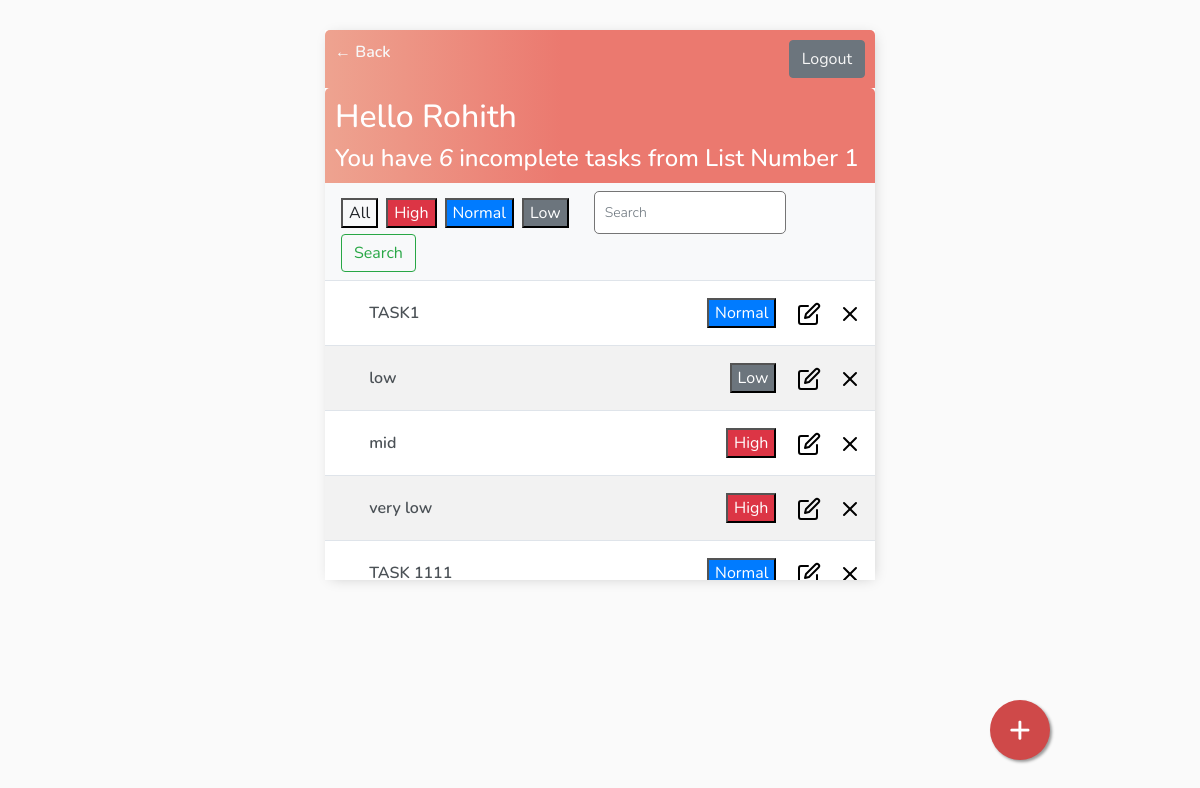
The page /lists/10/tasks/ (signed in) on the database as committed earlier.
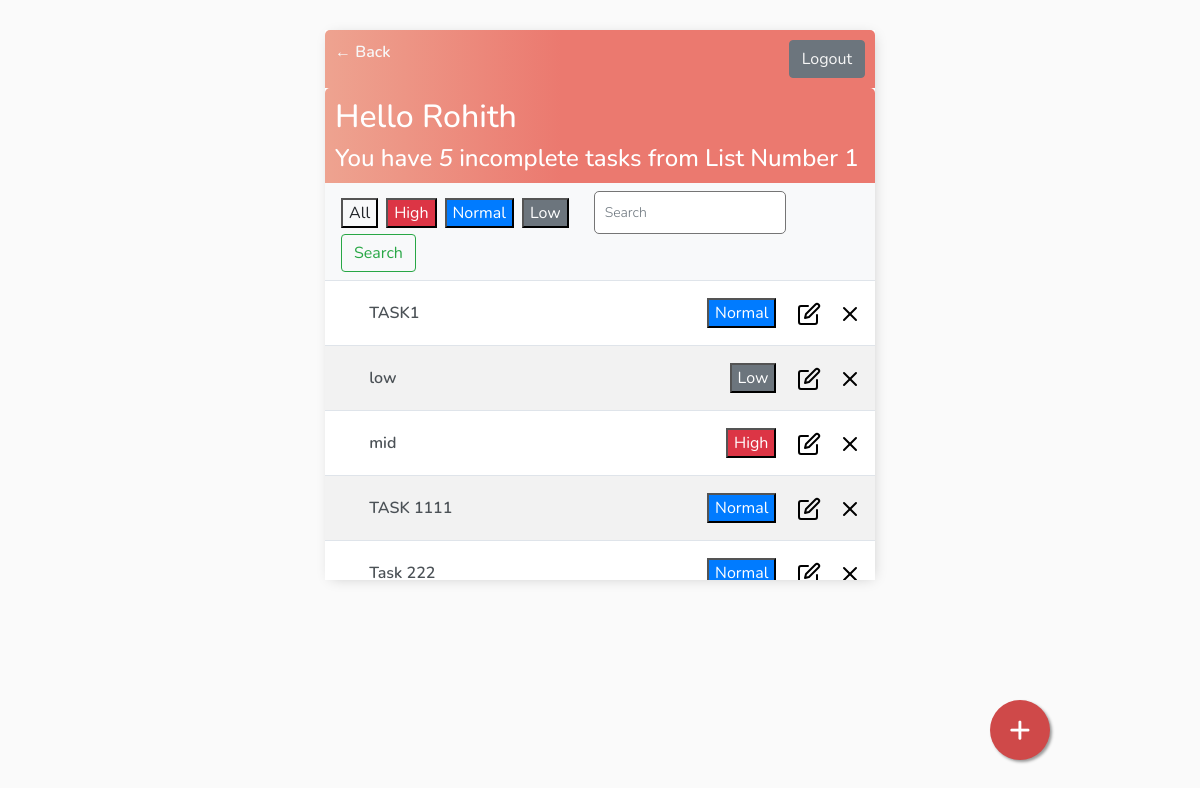
The same page on the database as committed later.
### base/models.py (models this page shows)
class AbstractModel(models.Model):
    created_on = models.DateTimeField(auto_now_add=True)
    deleted_on = models.DateTimeField(null=True, blank=True)
    updated_on = models.DateTimeField(auto_now=True)
    created_by = models.ForeignKey(User, on_delete=models.CASCADE, null=True, blank=True, related_name='%(class)s_requests_created')
    updated_by = models.ForeignKey(User, on_delete=models.CASCADE, null=True, blank=True, related_name='%(class)s_requests_updated')
    deleted_by = models.ForeignKey(User, on_delete=models.CASCADE, null=True, blank=True, related_name='%(class)s_requests_deleted')
    class Meta:
        abstract = True

class List(AbstractModel):
    title = models.CharField(max_length=200)
    description = models.TextField(default='', blank=True)
    def __str__(self):
        return self.title

class Task(AbstractModel):
    title = models.CharField(max_length=200)
    description = models.TextField(default='', blank=True)
    complete = models.BooleanField(default=False)
    Priority = models.CharField(max_length=9, choices=Priority_CHOICES, default='Normal')
    listno = models.ForeignKey(List, on_delete=models.CASCADE, null=True, blank=True)
    def __str__(self):
        return self.title
    class Meta:
        ordering = ['complete']

### base/views/TaskList.py (the view, shortened to what this page needs)
# urls.py: path('<int:listid>/tasks/', TaskList.as_view(), name='tasks'),
class TaskList(LoginRequiredMixin, ListView):
    model = Task
    context_object_name = 'tasks'
    fields = ['complete']
    def get_context_data(self, **kwargs):
        context = super().get_context_data(**kwargs)
        context['tasks'] = context['tasks'].filter(created_by=self.request.user, listno=self.kwargs['listid'])
        context['count'] = context['tasks'].filter(complete=False).count()
        context['list'] = List.objects.get(id=self.kwargs['listid'])
        context['listname'] = List.objects.get(id=self.kwargs['listid'])
        search_input = self.request.GET.get('search-area') or ''
        if search_input:
            context['tasks'] = context['tasks'].filter(title__startswith=search_input)
        context['search_input'] = search_input
        search_input_Priority = self.request.GET.get('search-area-Priority')
        if search_input_Priority:
            context['tasks'] = context['tasks'].filter(Priority=search_input_Priority)
        context['search_input_Priority'] = search_input_Priority
        return context

### base/templates/base/task_list.html (shortened to what this page needs)
{% extends 'base/main.html' %}
{% block content %}
<div class="header-bar">
    <a href="{% url 'lists' %}">&#8592; Back</a>
    {% if request.user.is_authenticated %}
    <a href="{% url 'logout' %}" class="btn btn-secondary">Logout</a>
    {% else %}
    <a href="{% url 'login' %}" class="btn btn-secondary">Login</a>
    {% endif %}
</div>
<div class="header-bar">
    <div>
        <h2> Hello {{request.user|title}} </h2>
        <h4 style="margin:0">You have <i>{{count}} </i> incomplete tasks from {{listname}}</h4>
    </div>
</div>
<nav class="navbar navbar-light bg-light justify-content-between">
    <form class="form-inline">
        <button class="badge-lg badge-light "  name="search-area-Priority" value="" style='margin-right:8px'> All</button>
        <button class="badge-lg badge-danger" name="search-area-Priority" value="High" style='margin-right:8px'> High</button>
        <button class="badge-lg badge-primary" name="search-area-Priority" value="Normal" style='margin-right:8px'> Normal</button>
        <button class="badge-lg badge-secondary" name="search-area-Priority" value="Low" style='margin-right:8px'> Low</button>
        <a>&nbsp;&nbsp;&nbsp;&nbsp;</a>
        <input class="form-control form-control-sm mr-sm-2" type='text' name='search-area' value="{{search_input}}" placeholder="Search" aria-label="Search">
        <button class="btn btn-outline-success my-2 my-sm-0" type="submit">Search</button>
    </form>
    {% if tasks|length > 0 %}
    <a id="add-link" href="{% url 'task-create' list.id %}" style="text-decoration: none;"> &#x2b;</a>
    {% endif %}
</nav>
<div id="tasklist" class="task-items-wrapper" style="overflow:scroll; height:300px;">
    {% for task in tasks %}
        {% if task.id  %}
        <div class="task-wrapper" data-position="{{task.pk}}">
            <div class="task-title">
                {% if task.complete %}
                <a>&#10003;</a>
                <!-- <form method="POST" action="">
                {% csrf_token %}
                <div class="form-check">
                    <input onchange="this.form.submit()" class="form-check-input" type="checkbox" value="{{task.complete}}" name="task-status" checked>
                </div>
                </form> -->
                <i><s><a title="{{task.description}}" href="{% url 'task-update' listid=list.id pk=task.id %}">{{task}}</a></s></i>
                {% else %}
                <a>&nbsp;</a>
                <a title="{{task.description}}" href="{% url 'task-update' listid=list.id pk=task.id %}">{{task}}</a>
                {% endif %}
            </div>
            <div class="task-controls">
                {% if task.Priority == "High"  %}
                <button class="badge-lg badge-danger">{{task.Priority}}</button>
                {% elif task.Priority == "Normal"  %}
                <button class="badge-lg badge-primary">{{task.Priority}}</button>
                {% elif task.Priority == "Low"  %}
                <button class="badge-lg badge-secondary">{{task.Priority}}</button>
                {% endif %}
                <a href="{% url 'task-update' listid=list.id pk=task.id %}" style="text-decoration: none;">&nbsp;&nbsp;&nbsp;{% load static %}
                    <img src="{% static 'base/edit(1).svg' %}">&nbsp;&nbsp;&nbsp;</a>
                <a href="{% url 'task-delete' listid=list.id pk=task.id %}" style="text-decoration: none;">{% load static %}
                    <img src="{% static 'base/x.svg' %}">&nbsp;&nbsp;&nbsp;</a>
            </div>
        </div>
        {% endif %}
        {% empty %}
        <div style="text-align: center; padding-bottom: 10px; line-height: 1em;">
            <h3>No new tasks are created.</h3>
            <h3>Create a <a style="text-decoration: none; color: #e53935;" href="{% url 'task-create' list.id %}"> New task</a> ! </h3>
        </div>
    {% endfor %}
</div>
{% endblock content%}

### base/templates/base/main.html (shortened to what this page needs)
<!DOCTYPE html>
<html lang="en">
<head>
    <link rel="stylesheet" href="https://cdn.jsdelivr.net/npm/bootstrap@4.0.0/dist/css/bootstrap.min.css">
</head>
<body>
    <div class="container px-0">
        {% block content %} {% endblock content %}
    </div>
</body>
</html>

### base/templates/base/main.html (style rules this page uses)
body { background-color: #FAFAFA; font-family: 'Nunito', sans-serif; padding-top: 30px; }
h1, h2, h3, h4, h5, h6 { font-family: 'Nunito', sans-serif; }
a, p { color: #4b5156 }
a { font-weight: 600; }
.container { max-width: 550px; margin: auto; background-color: #fff; -webkit-box-shadow: 2px 2px 13px -4px rgba(0, 0, 0, 0.21); box-shadow: 2px 2px 13px -4px rgba(0, 0, 0, 0.21); }
input { outline: none; border: none; }
.header-bar { display: flex; justify-content: space-between; color: #fff; padding: 10px; border-radius: 5px 5px 0 0; background: linear-gradient(90deg, #EEA390 0%, #EB796F 43%, #EB796F 100%); }
.header-bar a { color: rgb(247, 247, 247); text-decoration: none; }
.task-wrapper:nth-child(even) { display: flex; align-items: center; justify-content: space-between; background-color: #f2f2f2; border-top: 1px solid #dfe4ea; overflow: hidden; }
.task-wrapper:nth-child(odd) { display: flex; align-items: center; justify-content: space-between; background-color: #fff; border-top: 1px solid #dfe4ea; overflow: hidden; }
.task-title { display: flex; padding: 20px; }
.task-title a { text-decoration: none; color: #4b5156; margin-left: 10px; }
#add-link { position:fixed; width:60px; height:60px; bottom:40px; right:150px; background-color:#cf4949; color:#FFF; border-radius:50px; text-align:center; box-shadow: 2px 2px 3px #999; font-size: 38px; }
input[type=text], input[type=password], textarea { border: 1px solid #757575; border-radius: 5px; padding: 10px; width: 90%; }
::placeholder { font-weight: 300; opacity: 0.5; }

Rows that differ between the two databases and show on the page:
no longer on this page (row edited): Task: title "very low", Priority "High"
now on this page (row unchanged): Task: title "Task 222", Priority "Normal"
Other text that changed with them:
{{ count }}: "6" → "5"
